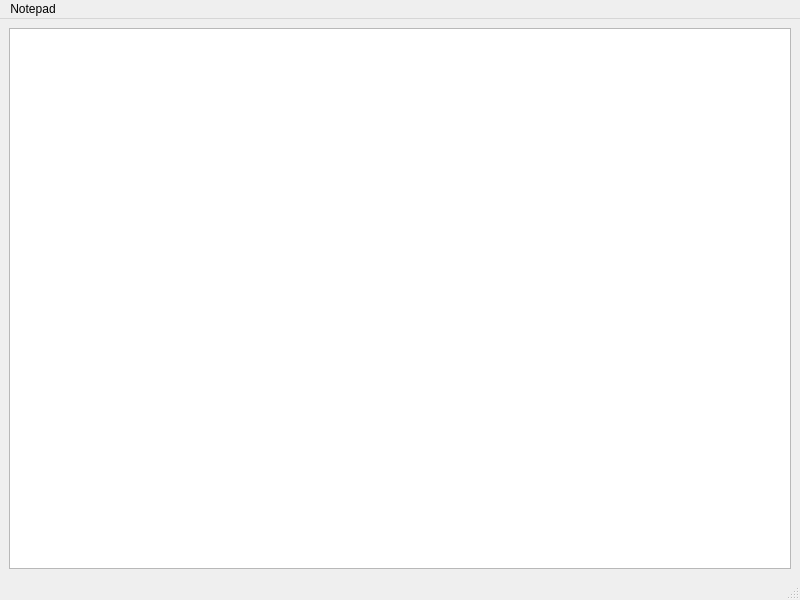
<?xml version="1.0" encoding="UTF-8"?>
<ui version="4.0">
 <class>Notepad</class>
 <widget class="QMainWindow" name="Notepad">
  <property name="geometry">
   <rect>
    <x>0</x>
    <y>0</y>
    <width>800</width>
    <height>600</height>
   </rect>
  </property>
  <property name="windowTitle">
   <string>Notepad</string>
  </property>
  <widget class="QWidget" name="centralwidget">
   <layout class="QVBoxLayout" name="verticalLayout">
    <item>
     <widget class="QTextEdit" name="textEdit"/>
    </item>
   </layout>
  </widget>
  <widget class="QMenuBar" name="menubar">
   <property name="geometry">
    <rect>
     <x>0</x>
     <y>0</y>
     <width>800</width>
     <height>25</height>
    </rect>
   </property>
   <widget class="QMenu" name="menuNotepad">
    <property name="title">
     <string>Notepad</string>
    </property>
    <addaction name="action"/>
    <addaction name="action_2"/>
    <addaction name="separator"/>
    <addaction name="action_4"/>
    <addaction name="separator"/>
    <addaction name="action_8"/>
    <addaction name="action_7"/>
   </widget>
   <addaction name="menuNotepad"/>
  </widget>
  <widget class="QStatusBar" name="statusbar"/>
  <action name="action">
   <property name="text">
    <string>Создать</string>
   </property>
  </action>
  <action name="action_2">
   <property name="text">
    <string>Открыть</string>
   </property>
  </action>
  <action name="action_4">
   <property name="text">
    <string>Сохранить как</string>
   </property>
  </action>
  <action name="action_7">
   <property name="text">
    <string>Выход</string>
   </property>
  </action>
  <action name="action_8">
   <property name="text">
    <string>Выберите шрифт</string>
   </property>
  </action>
 </widget>
 <resources/>
 <connections/>
</ui>
